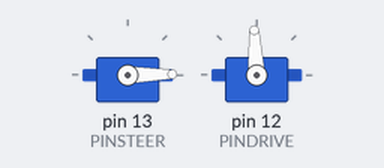
Recording of a sketch running on a simulated Arduino Uno, built with avr-gcc and run on an emulated ATmega328P. Shown: 2 × servo. At 32.3 s the program stops and its outputs stay as they are.

Above: at 1.2 s.
At 2.2 s:
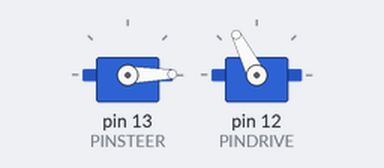
At 10.9 s:
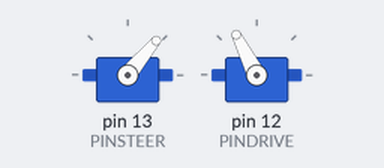
At 25.4 s:
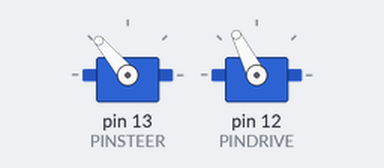
Timing chart, 0 to 26.9 s (numbered marks = the images above):
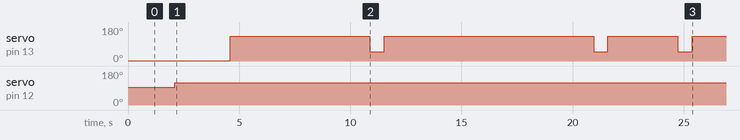

The sketch:

AutonomousCar.ino
```cpp
/* Autonomous Car Code
 *
 *  This code was written for the Sparkfun AVC competition
  Chaitanya.Sanghadia@gmail.com "Chai"
  matt.chandlerAZ@gmail.com "Matt"

 */
#include <Servo.h>
#include "constants.h"

#define DEBUG = true
#define SIMULATIONMODE = false

Servo steering;
Servo drive;

int current_speed = 0;

// timeDelay account using milliSec for future use
//==================================================
unsigned long previousMillis = 0;

//Setup course mapping arrays (index = Leg)
int MapDistance[COURSELEGS] = {LEG1,LEG2,LEG3,LEG4,LEG5,LEG6,LEG7,LEG8,LEG9};

int MapSpeed[COURSELEGS] = {FASTSPEED, CRUISESPEED, CRUISESPEED,CRUISESPEED,CRUISESPEED,SLOWSPEED,SLOWSPEED,SLOWSPEED,FASTSPEED};

char MapTurnsAtEndOfLeg[COURSELEGS] = {RIGHT, RIGHT, LEFT, RIGHT, RIGHT, LEFT, LEFT, RIGHT, RIGHT };

char MapOBSTACLES[COURSELEGS] = {OBSTACLENONE,OBSTACLENONE,OBSTACLEBARREL,OBSTACLEHOOP,OBSTACLERAMP,OBSTACLENONE,OBSTACLENONE,OBSTACLENONE,OBSTACLENONE};

bool offCourse = false; // Set separately via serial input, triggers to remap

void setup()
{
  //Start ESC
  drive.writeMicroseconds(0);
  delay(1000);
  drive.writeMicroseconds(NEUTRAL);
  delay(100);

  //Setup Steering
  steering.attach(PINSTEER);

  //Setup Drive
  drive.attach(PINDRIVE);
  current_speed = NEUTRAL;

}


//============================================================================================
//==============================  MAIN WORKING LOOP ==========================================
//============================================================================================
void loop()
{
  StartupAndAlign();

  StartupThrottleEngine(STARTUP_DELAY_MS);


/* DESIGN:  For each leg of course:
 *    - Go the direction and speed indicated
 *    - Take a turn and continue to next iteration
 *    ---> IF LEG HAS OBSTACLES, RAMP, HOOP, ETC ...
 *    [
 *       -- SLOW TO STOP, SCAN, REMAP and CONTINUE
 *
 *    ]
 *
 */

  for (int i=0; i< COURSELEGS; i++)
  {
    GoStraight(MapDistance[i], MapSpeed[i]);

    switch(MapTurnsAtEndOfLeg[i])
    {
      case LEFT:
        TurnLeft();
      case RIGHT:
        TurnRight();
    }

    NavigationRecheck(i);
  }

  TurnEngineOff(); // THE END !!
  exit(1);

}
```

HelperLibrary.ino
```cpp
void timeDelay(int interval)
{
  unsigned long currentMillis = millis();

  if (currentMillis - previousMillis >= interval) {
    // save the last time you blinked the LED
    previousMillis = currentMillis;

  }
}
```

Navigation.ino
```cpp
/* Autonomous Car Code
 *
 *  This code was written for the Sparkfun AVC competition
  Chaitanya.Sanghadia@gmail.com "Chai"
  matt.chandlerAZ@gmail.com "Matt"

 */

void GoStraight(int feet, int velocity)
{
  // Throttle for = 25 Count is ~ 2500 mSec
  for (int i = 0 ; i < 25 ; i++) {
    drive.writeMicroseconds(CRUISESPEED);
    delay(100);
  }
}
//============================================================================================
void TurnLeft()
{
  // Turn Left and delay
  steering.write(STEER_LEFT);
  delay(DELAYAFTERLEFT);
}
//============================================================================================
void StartupAndAlign()
{
  // Set the steering to go straight
  steering.write(STRAIGHT);
  delay(STARTUP_DELAY_MS);
}
void TurnEngineOff()
{
  //TODO
}
//============================================================================================
void TurnRight()
{
  // Turn Right and delay
  steering.write(STEER_RIGHT);
  delay(DELAYAFTERRIGHT);
}
//============================================================================================
void Backup(int feet)
{}
//============================================================================================
void StartupThrottleEngine(int iSpeed)
{
  // Write to the drive servo and add delay to get the THROTTLE going and to avoid timing issues
  // related to XL5 Motor Controller
  //============================================================================================
  drive.writeMicroseconds(current_speed);
  delay(iSpeed);
}
void NavigationRecheck(int leg)
{
}
```

constants.h
```cpp
/* Autonomous Car Code
 *
 *  This code was written for the Sparkfun AVC competition
  Chaitanya.Sanghadia@gmail.com "Chai"
  matt.chandlerAZ@gmail.com "Matt"

 */
 //-----------------------------------------------------------------
// -------------------- Set and Modify Constants  ------------------
//------------------------------------------------------------------
/*
   *
   * MAPPING DETAILS
   * 10' wide paths

Mapping starts with direction to go, then what direction to turn

LEG / Distance / Direction to Turn / Obstacles on this leg

1 - 120' / GO RIGHT
2 - 45' / GO RIGHT
3 - 58' / GO LEFT / Barrells
4 - 53' / GO RIGHT / Hoop
5 - 66' / GO RIGHT / Jump ramp
6 - 8' / GO LEFT
7 - 28' / GO LEFT
8 - 8' / GO RIGHT
9 - 5' / GO RIGHT - FINISH

   *
   */
//GPIO Assignments

#define PINDRIVE 12
#define PINSTEER 13

// To go X feet, trigger driver for Y time
#define DISTANCE_TO_TIME_RATIO  5

#define STARTUP_DELAY_MS        500
#define NEUTRAL                 1500
#define FORWARD_MAX             2000
#define REVERSE_MAX             1000
#define DELAYAFTERLEFT          640
#define DELAYAFTERRIGHT         640
#define CRUISESPEED             1750
#define FASTSPEED               2500
#define SLOWSPEED               1000

//enums for Directions
#define STRAIGHT    1
#define RIGHT       2
#define LEFT        3
#define BACKWARDS   4

//Servo Defines for Steering
#define STEER_LEFT      50
#define STEER_STRAIGHT  90
#define STEER_RIGHT     130


//Number of straightaways/journeys
#define COURSELEGS  9

//Distance to go after each turn

#define LEG1 120
#define LEG2 45
#define LEG3 58
#define LEG4 53
#define LEG5 66
#define LEG6 8
#define LEG7 28
#define LEG8 8
#define LEG9 5

#define OBSTACLENONE    0
#define OBSTACLEHOOP    1
#define OBSTACLEBARREL  2
#define OBSTACLERAMP    3
```

Measured:
- by itself, servo on pin 13 (PINSTEER): goes 130° 6.3 s, 50° 0.64 s, 130° 9.4 s, 50° 0.64 s, 130° 3.1 s, 50° 0.64 s, then 130°
- by itself, servo on pin 12 (PINDRIVE): 93° → 117° at 2.1 s
